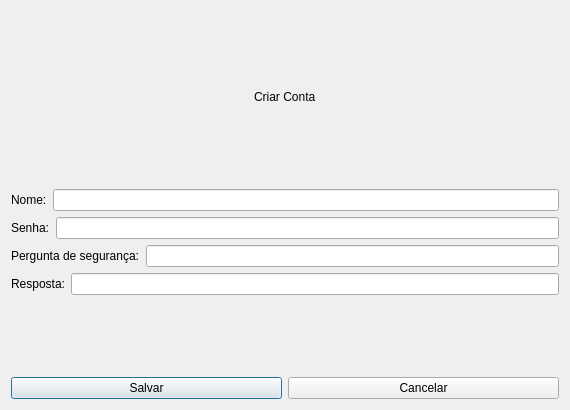
<?xml version="1.0" encoding="UTF-8"?>
<ui version="4.0">
 <class>registeradmin</class>
 <widget class="QDialog" name="registeradmin">
  <property name="enabled">
   <bool>true</bool>
  </property>
  <property name="geometry">
   <rect>
    <x>0</x>
    <y>0</y>
    <width>570</width>
    <height>410</height>
   </rect>
  </property>
  <property name="windowTitle">
   <string>Dialog</string>
  </property>
  <layout class="QVBoxLayout" name="verticalLayout_2">
   <item>
    <spacer name="verticalSpacer">
     <property name="orientation">
      <enum>Qt::Vertical</enum>
     </property>
     <property name="sizeHint" stdset="0">
      <size>
       <width>20</width>
       <height>40</height>
      </size>
     </property>
    </spacer>
   </item>
   <item>
    <layout class="QHBoxLayout" name="horizontalLayout_9">
     <item>
      <spacer name="horizontalSpacer">
       <property name="orientation">
        <enum>Qt::Horizontal</enum>
       </property>
       <property name="sizeHint" stdset="0">
        <size>
         <width>40</width>
         <height>20</height>
        </size>
       </property>
      </spacer>
     </item>
     <item>
      <widget class="QLabel" name="label">
       <property name="text">
        <string>Criar Conta</string>
       </property>
      </widget>
     </item>
     <item>
      <spacer name="horizontalSpacer_2">
       <property name="orientation">
        <enum>Qt::Horizontal</enum>
       </property>
       <property name="sizeHint" stdset="0">
        <size>
         <width>40</width>
         <height>20</height>
        </size>
       </property>
      </spacer>
     </item>
    </layout>
   </item>
   <item>
    <spacer name="verticalSpacer_2">
     <property name="orientation">
      <enum>Qt::Vertical</enum>
     </property>
     <property name="sizeHint" stdset="0">
      <size>
       <width>20</width>
       <height>40</height>
      </size>
     </property>
    </spacer>
   </item>
   <item>
    <layout class="QVBoxLayout" name="verticalLayout">
     <item>
      <layout class="QHBoxLayout" name="horizontalLayout">
       <item>
        <widget class="QLabel" name="label_2">
         <property name="text">
          <string>Nome:</string>
         </property>
        </widget>
       </item>
       <item>
        <widget class="QLineEdit" name="txt_name"/>
       </item>
      </layout>
     </item>
     <item>
      <layout class="QHBoxLayout" name="horizontalLayout_2">
       <item>
        <widget class="QLabel" name="label_3">
         <property name="text">
          <string>Senha:</string>
         </property>
        </widget>
       </item>
       <item>
        <widget class="QLineEdit" name="txt_password">
         <property name="echoMode">
          <enum>QLineEdit::Password</enum>
         </property>
        </widget>
       </item>
      </layout>
     </item>
     <item>
      <layout class="QHBoxLayout" name="horizontalLayout_3">
       <item>
        <widget class="QLabel" name="label_4">
         <property name="text">
          <string>Pergunta de segurança:</string>
         </property>
        </widget>
       </item>
       <item>
        <widget class="QLineEdit" name="txt_question"/>
       </item>
      </layout>
     </item>
     <item>
      <layout class="QHBoxLayout" name="horizontalLayout_4">
       <item>
        <widget class="QLabel" name="label_5">
         <property name="text">
          <string>Resposta:</string>
         </property>
        </widget>
       </item>
       <item>
        <widget class="QLineEdit" name="txt_answer"/>
       </item>
      </layout>
     </item>
    </layout>
   </item>
   <item>
    <spacer name="verticalSpacer_3">
     <property name="orientation">
      <enum>Qt::Vertical</enum>
     </property>
     <property name="sizeHint" stdset="0">
      <size>
       <width>20</width>
       <height>40</height>
      </size>
     </property>
    </spacer>
   </item>
   <item>
    <layout class="QHBoxLayout" name="horizontalLayout_8">
     <item>
      <widget class="QPushButton" name="pushButton">
       <property name="text">
        <string>Salvar</string>
       </property>
      </widget>
     </item>
     <item>
      <widget class="QPushButton" name="pushButton_2">
       <property name="text">
        <string>Cancelar</string>
       </property>
      </widget>
     </item>
    </layout>
   </item>
  </layout>
 </widget>
 <resources/>
 <connections/>
</ui>
